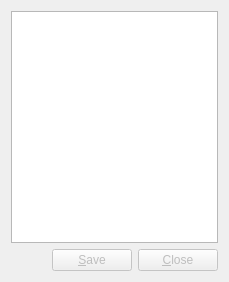
<?xml version="1.0" encoding="UTF-8"?>
<ui version="4.0">
 <class>FileViewWidget</class>
 <widget class="QWidget" name="FileViewWidget">
  <property name="geometry">
   <rect>
    <x>0</x>
    <y>0</y>
    <width>229</width>
    <height>282</height>
   </rect>
  </property>
  <property name="windowTitle">
   <string>File View</string>
  </property>
  <layout class="QVBoxLayout" name="verticalLayout">
   <item>
    <widget class="QTreeView" name="m_treeView">
     <property name="editTriggers">
      <set>QAbstractItemView::EditKeyPressed</set>
     </property>
     <property name="iconSize">
      <size>
       <width>16</width>
       <height>16</height>
      </size>
     </property>
     <property name="textElideMode">
      <enum>Qt::ElideLeft</enum>
     </property>
     <attribute name="headerCascadingSectionResizes">
      <bool>false</bool>
     </attribute>
     <attribute name="headerDefaultSectionSize">
      <number>200</number>
     </attribute>
     <attribute name="headerStretchLastSection">
      <bool>false</bool>
     </attribute>
    </widget>
   </item>
   <item>
    <layout class="QHBoxLayout">
     <property name="spacing">
      <number>6</number>
     </property>
     <property name="leftMargin">
      <number>0</number>
     </property>
     <property name="topMargin">
      <number>0</number>
     </property>
     <property name="rightMargin">
      <number>0</number>
     </property>
     <property name="bottomMargin">
      <number>0</number>
     </property>
     <item>
      <spacer>
       <property name="orientation">
        <enum>Qt::Horizontal</enum>
       </property>
       <property name="sizeHint" stdset="0">
        <size>
         <width>40</width>
         <height>20</height>
        </size>
       </property>
      </spacer>
     </item>
     <item>
      <widget class="QPushButton" name="m_saveButton">
       <property name="enabled">
        <bool>false</bool>
       </property>
       <property name="text">
        <string>&amp;Save</string>
       </property>
      </widget>
     </item>
     <item>
      <widget class="QPushButton" name="m_closeButton">
       <property name="enabled">
        <bool>false</bool>
       </property>
       <property name="text">
        <string>&amp;Close</string>
       </property>
      </widget>
     </item>
    </layout>
   </item>
  </layout>
 </widget>
 <resources/>
 <connections/>
</ui>
